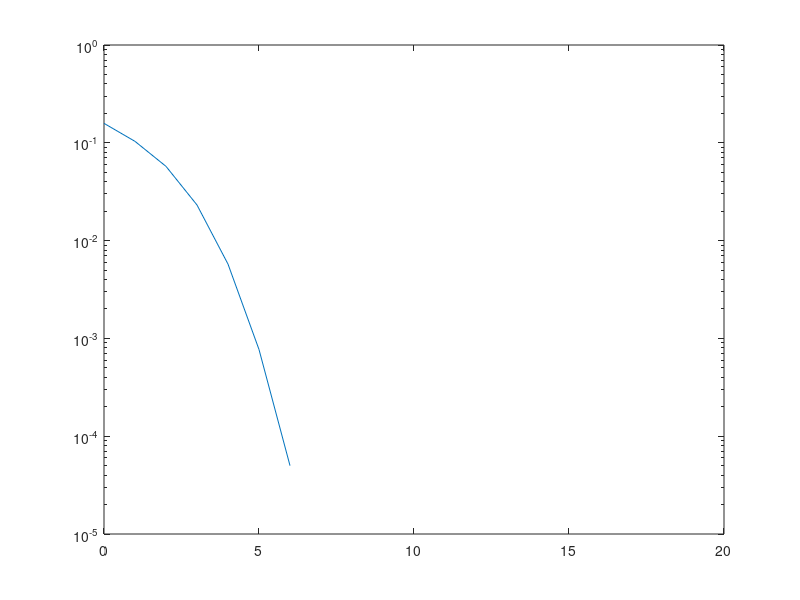

The MATLAB source for this figure:
testarSNRs = 0:1:20; %valores de SNR
BER = [];
size = 1e5; %tamanho da simulaçao
for SNR = testarSNRs
    sinal = 2*randi(2,size,1)-3;
    ruidoso = sinal*10^(SNR/10) + randn(size,1);
    
    %maximum likelyhood
    filtrado=[sign(ruidoso)];
    BER = [BER nnz(filtrado - sinal)/size];
end
semilogy(testarSNRs,BER)
